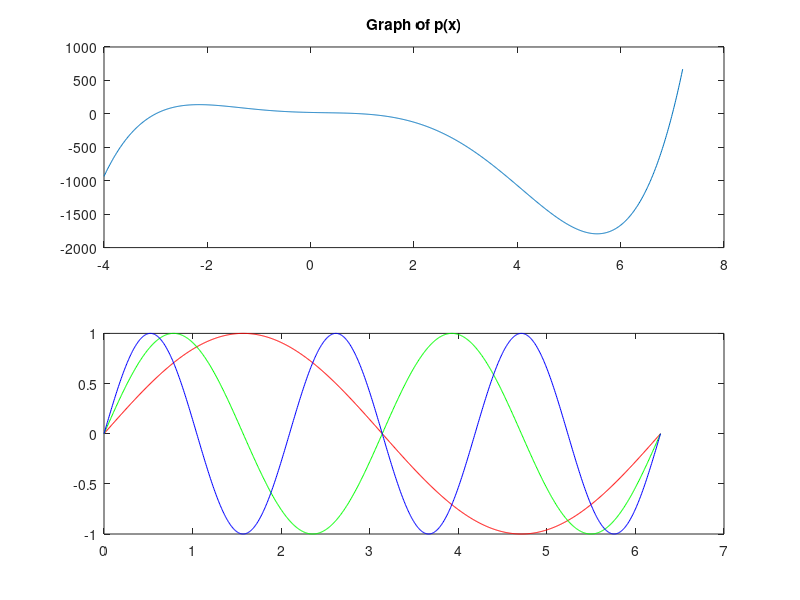

Write MATLAB code to recreate this figure.
p = @(x) x.^5 - 5*x.^4 - 16*x.^3 + 16*x.^2 - 17*x + 21;

%a
x_values = linspace(-4, 7.2, 1000);

y_values = p(x_values);

subplot(2,1,1);
plot(x_values, y_values);
title('Graph of p(x)');

%b
value=p(-2.5)

%c
p=[1 -5 -16 16 -17 21]
r=roots(p)

%2

f=@(x) sin(x);
g=@(x) sin(2*x);
h=@(x) sin(3*x);

x1_values=linspace(0,2*pi,1000);

f_res=f(x1_values);
g_res=g(x1_values);
h_res=h(x1_values);

subplot(2,1,2);
plot(x1_values, f_res, 'r', x1_values, g_res, 'g', x1_values, h_res, 'b');
